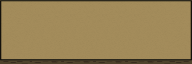

A 2D game scene composited from a Tiled map and its tileset images. What follows is a short description and the map's XML, with every tile layer's data as written:
An orthogonal 6x2 tile map with 32x32 px tiles, 1 tile layer (Tile Layer 1).

<map version="1.0" tiledversion="1.1.5" orientation="orthogonal" renderorder="right-down" width="6" height="2" tilewidth="32" tileheight="32" infinite="0" nextobjectid="1">
 <tileset firstgid="1" name="TotalTileset" tilewidth="32" tileheight="32" tilecount="64" columns="8">
  <image source="../pngformat/TotalTileset.png" width="256" height="256" />
 </tileset>
 <layer name="Tile Layer 1" width="6" height="2">
  <data encoding="csv">
3221225484,1073741835,1073741835,1073741835,1073741835,1073741836,
3221225476,1073741827,1073741827,1073741827,1073741827,1073741828
</data>
 </layer>
</map>
